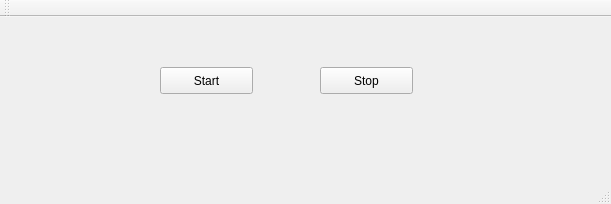
<?xml version="1.0" encoding="UTF-8"?>
<ui version="4.0">
 <class>Serveur</class>
 <widget class="QMainWindow" name="Serveur">
  <property name="geometry">
   <rect>
    <x>0</x>
    <y>0</y>
    <width>611</width>
    <height>204</height>
   </rect>
  </property>
  <property name="windowTitle">
   <string>Serveur</string>
  </property>
  <widget class="QWidget" name="centralWidget">
   <widget class="QPushButton" name="btnStart">
    <property name="geometry">
     <rect>
      <x>160</x>
      <y>50</y>
      <width>93</width>
      <height>27</height>
     </rect>
    </property>
    <property name="text">
     <string>Start</string>
    </property>
   </widget>
   <widget class="QPushButton" name="btnCommencer">
    <property name="enabled">
     <bool>true</bool>
    </property>
    <property name="geometry">
     <rect>
      <x>320</x>
      <y>50</y>
      <width>93</width>
      <height>27</height>
     </rect>
    </property>
    <property name="text">
     <string>Stop</string>
    </property>
   </widget>
  </widget>
  <widget class="QMenuBar" name="menuBar">
   <property name="geometry">
    <rect>
     <x>0</x>
     <y>0</y>
     <width>611</width>
     <height>23</height>
    </rect>
   </property>
  </widget>
  <widget class="QToolBar" name="mainToolBar">
   <attribute name="toolBarArea">
    <enum>TopToolBarArea</enum>
   </attribute>
   <attribute name="toolBarBreak">
    <bool>false</bool>
   </attribute>
  </widget>
  <widget class="QStatusBar" name="statusBar"/>
 </widget>
 <layoutdefault spacing="6" margin="11"/>
 <resources/>
 <connections/>
</ui>
